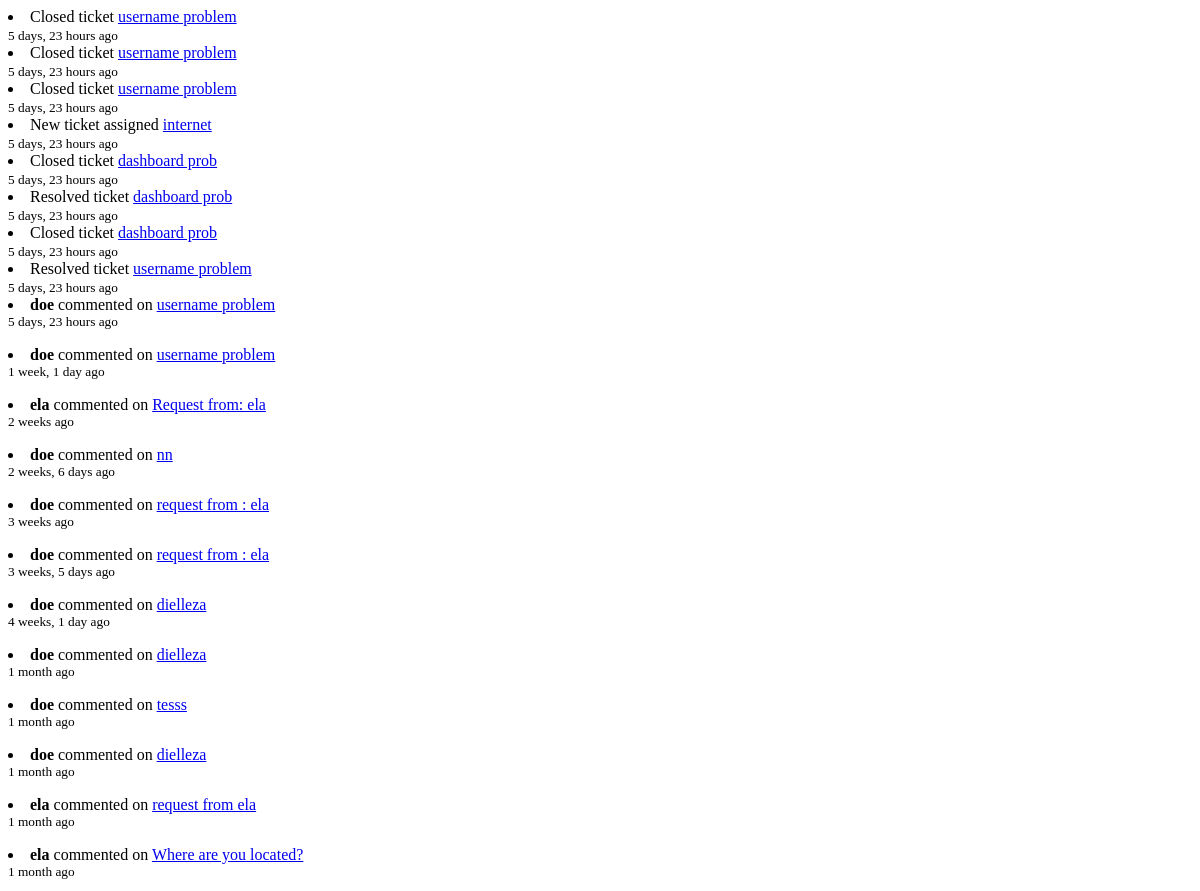
The app's page /agent/recent-events/ (signed in, upper part), older data.
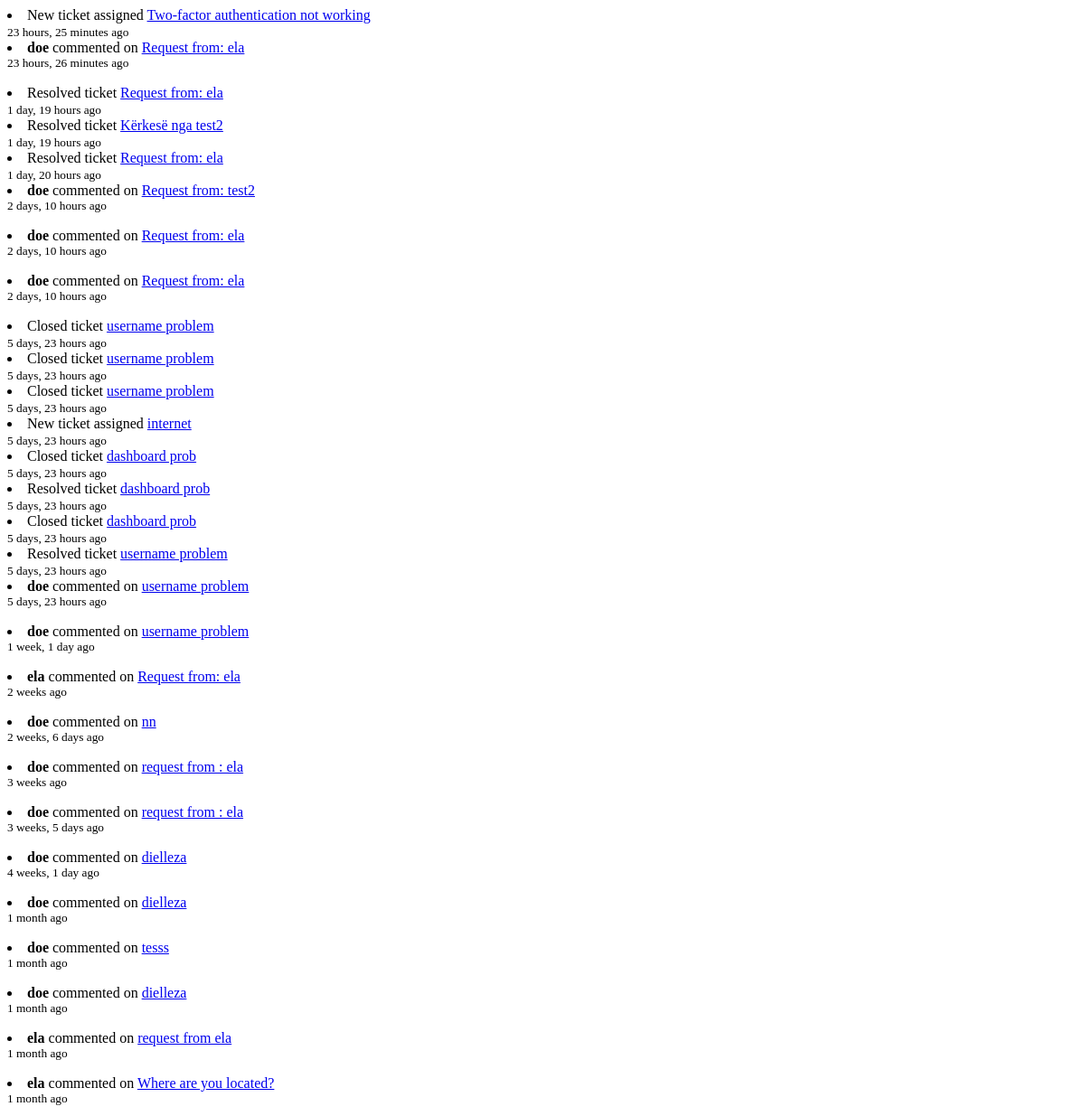
The same page, newer data.
### helpdeskApp/models.py (models this page shows, shortened)
class ActivityLog(models.Model):
    ACTIVITY_TYPES = [
        ('resolved', 'Resolved Ticket'),
        ('closed', 'Closed Ticket'),
        ('updated', 'Updated Ticket'),
        ('assigned', 'New Ticket Assigned'),
    ]
    user = models.ForeignKey(User, on_delete=models.CASCADE)
    ticket = models.ForeignKey('Ticket', on_delete=models.CASCADE)
    type = models.CharField(max_length=20, choices=ACTIVITY_TYPES)
    timestamp = models.DateTimeField(auto_now_add=True)

class Ticket(models.Model):
    STATUS_CHOICES = (
        ('open', 'Open'),
        ('in_progress', 'In Progress'),
        ('resolved', 'Resolved'),
        ('closed', 'Closed'),
    )
    PRIORITY_CHOICES = (
        ('high', 'High'),
        ('medium', 'Medium'),
        ('low', 'Low'),
    )
    CATEGORY_CHOICES = (
        ('software', 'Software'),
        ('hardware', 'Hardware'),
        ('network', 'Network'),
        ('other', 'Other'),
    )
    created_by = models.ForeignKey(
        settings.AUTH_USER_MODEL,
        on_delete=models.CASCADE,
        related_name='created_tickets'
    )
    assigned_to = models.ForeignKey(
        settings.AUTH_USER_MODEL,
        on_delete=models.SET_NULL,
        null=True,
        blank=True,
        limit_choices_to={'role': 'agent'},
        related_name='assigned_tickets'
    )
    subject = models.CharField(max_length=255)
    description = models.TextField()
    status = models.CharField(max_length=20, choices=STATUS_CHOICES, default='open')
    priority = models.CharField(max_length=10, choices=PRIORITY_CHOICES, default='medium')
    category = models.CharField(max_length=20, choices=CATEGORY_CHOICES, default='other')
    created_at = models.DateTimeField(auto_now_add=True)
    updated_at = models.DateTimeField(auto_now=True)

class Comment(models.Model):
    ticket = models.ForeignKey('Ticket', related_name='comments', on_delete=models.CASCADE)
    author = models.ForeignKey(User, on_delete=models.CASCADE)
    message = models.TextField()
    created_at = models.DateTimeField(auto_now_add=True)

class CustomUser(AbstractUser):
    ROLE_CHOICES= (
        ('worker', 'Worker'),
        ('agent','Helpdesk Agent'),
    )
    role=models.CharField(max_length=25, choices=ROLE_CHOICES)

### helpdeskApp/views.py (the view)
# urls.py: path('agent/recent-events/', views.all_recent_events, name='all_recent_events'),
@login_required
def all_recent_events(request):
    if request.user.role != 'agent':
        return redirect('worker_dashboard')
    recent_comments = Comment.objects.filter(ticket__assigned_to=request.user).select_related('ticket', 'author')
    recent_activity = ActivityLog.objects.filter(user=request.user).select_related('ticket', 'user')
    for comment in recent_comments:
        comment.event_type = 'comment'
        comment.event_time = comment.created_at
    for activity in recent_activity:
        activity.event_type = 'activity'
        activity.event_time = activity.timestamp
    all_events = sorted(
        chain(recent_comments, recent_activity),
        key=lambda x: x.event_time,
        reverse=True
    )
    return render(request, 'partials/recent_events_list.html', {
        'recent_events': all_events,
    })

### helpdeskApp/templates/partials/recent_events_list.html (shortened to what this page needs)
{% for event in recent_events %}
    <li>
        {% if event.event_type == "comment" %}
            <strong>{{ event.author.username }}</strong> commented on
            <a href="{% url 'ticket_detail' event.ticket.id %}">
                {{ event.ticket.subject|truncatewords:6 }}
            </a>
            <br>
            <small>{{ event.created_at|timesince }} ago</small>
        {% elif event.event_type == "activity" %}
            <span class="activity-text">
                {% if event.type == 'resolved' %}
                    Resolved ticket <a href="{% url 'ticket_detail' event.ticket.id %}">{{ event.ticket.subject }}</a>
                {% elif event.type == 'closed' %}
                    Closed ticket <a href="{% url 'ticket_detail' event.ticket.id %}">{{ event.ticket.subject }}</a>
                {% elif event.type == 'updated' %}
                    Updated ticket <a href="{% url 'ticket_detail' event.ticket.id %}">{{ event.ticket.subject }}</a>
                {% elif event.type == 'assigned' %}
                    New ticket assigned <a href="{% url 'ticket_detail' event.ticket.id %}">{{ event.ticket.subject }}</a>
                {% endif %}
            </span>
            <br>
            <small>{{ event.timestamp|timesince }} ago</small>
        {% endif %}
    </li>
{% empty %}
    <li>No recent events found.</li>
{% endfor %}

Row changes from the older to the newer data that the page shows:
added ActivityLog: ticket.subject "Two-factor authentication not working", timestamp "23 hours, 25 minutes"
added Comment: author.username "doe", ticket.subject "Request from: ela", created_at "23 hours, 26 minutes"
added ActivityLog: ticket.subject "Request from: ela", timestamp "1 day, 19 hours"
added ActivityLog: ticket.subject "Kërkesë nga test2", timestamp "1 day, 19 hours"
added ActivityLog: ticket.subject "Request from: ela", timestamp "1 day, 20 hours"
added Comment: author.username "doe", ticket.subject "Request from: test2", created_at "2 days, 10 hours"
added Comment: author.username "doe", ticket.subject "Request from: ela", created_at "2 days, 10 hours"
added Comment: author.username "doe", ticket.subject "Request from: ela", created_at "2 days, 10 hours"
